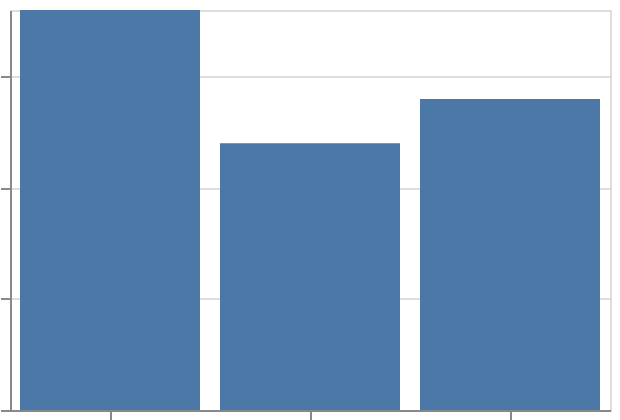

This figure's Vega-Lite source:
### Vega-Lite specification from a JSON file in a GitHub repository (floating-point values rounded to 4 significant figures)
{"$schema": "https://vega.github.io/schema/vega-lite/v6.json", "padding": 5, "autosize": "none", "width": 300, "height": 200, "data": {"name": "table", "values": [{"c": "A", "g": "p", "x": 1, "y": 2, "v": 5, "t": "2024-01-15", "o": {"v": 3}, "IMDB Rating": 6.1, "d": "x1"}, {"c": "B", "g": "q", "x": 2, "y": 4, "v": 9, "t": "2024-02-20", "o": {"v": 7}, "IMDB Rating": 7.4, "d": "x2"}, {"c": "A", "g": "q", "x": 3, "y": 3, "v": 2, "t": "2024-03-05", "o": {"v": 1}, "IMDB Rating": 5.2, "d": "x1"}, {"c": "C", "g": "p", "x": 4, "y": 6, "v": 7, "t": "2024-05-30", "o": {"v": 4}, "IMDB Rating": 8.8, "d": "x3"}, {"c": "B", "g": "p", "x": 5, "y": 5, "v": 4, "t": "2024-07-11", "o": {"v": 9}, "IMDB Rating": 6.9, "d": "x2"}, {"c": "C", "g": "q", "x": 6, "y": 8, "v": 6, "t": "2024-09-02", "o": {"v": 2}, "IMDB Rating": 7.7, "d": "x3"}, {"c": "A", "g": "p", "x": 7, "y": 7, "v": 8, "t": "2024-11-25", "o": {"v": 5}, "IMDB Rating": 4.4, "d": "x1"}, {"c": "B", "g": "q", "x": 8, "y": 9, "v": 3, "t": "2024-12-31", "o": {"v": 8}, "IMDB Rating": 9.1, "d": "x2"}]}, "mark": "bar", "encoding": {"x": {"field": "c", "type": "nominal", "sort": ["B"]}, "y": {"field": "y", "type": "quantitative", "aggregate": "sum"}}}
